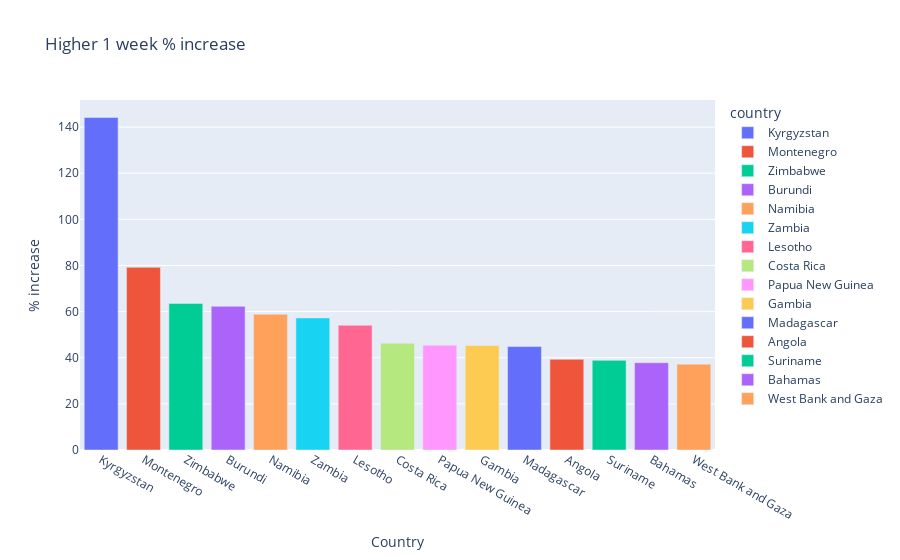

Notebook cell for this chart:
### Markdown cell above
* *Some countries may appear in the map separated by regions or provinces*

### Code cell
df_general_sorted = df_general.sort_values('1 week % increase', ascending=False)

fig = px.bar(df_general_sorted, x=df_general_sorted['country'][:15], y=df_general_sorted['1 week % increase'][:15], title='Higher 1 week % increase', color=df_general_sorted['country'][:15],
             labels={'x': 'Country', 'y': '% increase', 'color': 'country'})
fig.show()

### Figure 1 — Plotly figure (JSON) as saved in the notebook; plotly's stock layout.template omitted (floating-point values rounded to 4 significant figures)
{"data": [{"alignmentgroup": "True", "hovertemplate": "country=Kyrgyzstan<br>Country=%{x}<br>% increase=%{y}<extra></extra>", "legendgroup": "Kyrgyzstan", "marker": {"color": "#636efa"}, "name": "Kyrgyzstan", "offsetgroup": "Kyrgyzstan", "orientation": "v", "showlegend": true, "textposition": "auto", "type": "bar", "x": ["Kyrgyzstan"], "xaxis": "x", "y": [144.2], "yaxis": "y"}, {"alignmentgroup": "True", "hovertemplate": "country=Montenegro<br>Country=%{x}<br>% increase=%{y}<extra></extra>", "legendgroup": "Montenegro", "marker": {"color": "#EF553B"}, "name": "Montenegro", "offsetgroup": "Montenegro", "orientation": "v", "showlegend": true, "textposition": "auto", "type": "bar", "x": ["Montenegro"], "xaxis": "x", "y": [79.2], "yaxis": "y"}, {"alignmentgroup": "True", "hovertemplate": "country=Zimbabwe<br>Country=%{x}<br>% increase=%{y}<extra></extra>", "legendgroup": "Zimbabwe", "marker": {"color": "#00cc96"}, "name": "Zimbabwe", "offsetgroup": "Zimbabwe", "orientation": "v", "showlegend": true, "textposition": "auto", "type": "bar", "x": ["Zimbabwe"], "xaxis": "x", "y": [63.55], "yaxis": "y"}, {"alignmentgroup": "True", "hovertemplate": "country=Burundi<br>Country=%{x}<br>% increase=%{y}<extra></extra>", "legendgroup": "Burundi", "marker": {"color": "#ab63fa"}, "name": "Burundi", "offsetgroup": "Burundi", "orientation": "v", "showlegend": true, "textposition": "auto", "type": "bar", "x": ["Burundi"], "xaxis": "x", "y": [62.3], "yaxis": "y"}, {"alignmentgroup": "True", "hovertemplate": "country=Namibia<br>Country=%{x}<br>% increase=%{y}<extra></extra>", "legendgroup": "Namibia", "marker": {"color": "#FFA15A"}, "name": "Namibia", "offsetgroup": "Namibia", "orientation": "v", "showlegend": true, "textposition": "auto", "type": "bar", "x": ["Namibia"], "xaxis": "x", "y": [58.85], "yaxis": "y"}, {"alignmentgroup": "True", "hovertemplate": "country=Zambia<br>Country=%{x}<br>% increase=%{y}<extra></extra>", "legendgroup": "Zambia", "marker": {"color": "#19d3f3"}, "name": "Zambia", "offsetgroup": "Zambia", "orientation": "v", "showlegend": true, "textposition": "auto", "type": "bar", "x": ["Zambia"], "xaxis": "x", "y": [57.26], "yaxis": "y"}, {"alignmentgroup": "True", "hovertemplate": "country=Lesotho<br>Country=%{x}<br>% increase=%{y}<extra></extra>", "legendgroup": "Lesotho", "marker": {"color": "#FF6692"}, "name": "Lesotho", "offsetgroup": "Lesotho", "orientation": "v", "showlegend": true, "textposition": "auto", "type": "bar", "x": ["Lesotho"], "xaxis": "x", "y": [54.08], "yaxis": "y"}, {"alignmentgroup": "True", "hovertemplate": "country=Costa Rica<br>Country=%{x}<br>% increase=%{y}<extra></extra>", "legendgroup": "Costa Rica", "marker": {"color": "#B6E880"}, "name": "Costa Rica", "offsetgroup": "Costa Rica", "orientation": "v", "showlegend": true, "textposition": "auto", "type": "bar", "x": ["Costa Rica"], "xaxis": "x", "y": [46.31], "yaxis": "y"}, {"alignmentgroup": "True", "hovertemplate": "country=Papua New Guinea<br>Country=%{x}<br>% increase=%{y}<extra></extra>", "legendgroup": "Papua New Guinea", "marker": {"color": "#FF97FF"}, "name": "Papua New Guinea", "offsetgroup": "Papua New Guinea", "orientation": "v", "showlegend": true, "textposition": "auto", "type": "bar", "x": ["Papua New Guinea"], "xaxis": "x", "y": [45.45], "yaxis": "y"}, {"alignmentgroup": "True", "hovertemplate": "country=Gambia<br>Country=%{x}<br>% increase=%{y}<extra></extra>", "legendgroup": "Gambia", "marker": {"color": "#FECB52"}, "name": "Gambia", "offsetgroup": "Gambia", "orientation": "v", "showlegend": true, "textposition": "auto", "type": "bar", "x": ["Gambia"], "xaxis": "x", "y": [45.31], "yaxis": "y"}, {"alignmentgroup": "True", "hovertemplate": "country=Madagascar<br>Country=%{x}<br>% increase=%{y}<extra></extra>", "legendgroup": "Madagascar", "marker": {"color": "#636efa"}, "name": "Madagascar", "offsetgroup": "Madagascar", "orientation": "v", "showlegend": true, "textposition": "auto", "type": "bar", "x": ["Madagascar"], "xaxis": "x", "y": [44.83], "yaxis": "y"}, {"alignmentgroup": "True", "hovertemplate": "country=Angola<br>Country=%{x}<br>% increase=%{y}<extra></extra>", "legendgroup": "Angola", "marker": {"color": "#EF553B"}, "name": "Angola", "offsetgroup": "Angola", "orientation": "v", "showlegend": true, "textposition": "auto", "type": "bar", "x": ["Angola"], "xaxis": "x", "y": [39.33], "yaxis": "y"}, {"alignmentgroup": "True", "hovertemplate": "country=Suriname<br>Country=%{x}<br>% increase=%{y}<extra></extra>", "legendgroup": "Suriname", "marker": {"color": "#00cc96"}, "name": "Suriname", "offsetgroup": "Suriname", "orientation": "v", "showlegend": true, "textposition": "auto", "type": "bar", "x": ["Suriname"], "xaxis": "x", "y": [38.87], "yaxis": "y"}, {"alignmentgroup": "True", "hovertemplate": "country=Bahamas<br>Country=%{x}<br>% increase=%{y}<extra></extra>", "legendgroup": "Bahamas", "marker": {"color": "#ab63fa"}, "name": "Bahamas", "offsetgroup": "Bahamas", "orientation": "v", "showlegend": true, "textposition": "auto", "type": "bar", "x": ["Bahamas"], "xaxis": "x", "y": [37.84], "yaxis": "y"}, {"alignmentgroup": "True", "hovertemplate": "country=West Bank and Gaza<br>Country=%{x}<br>% increase=%{y}<extra></extra>", "legendgroup": "West Bank and Gaza", "marker": {"color": "#FFA15A"}, "name": "West Bank and Gaza", "offsetgroup": "West Bank and Gaza", "orientation": "v", "showlegend": true, "textposition": "auto", "type": "bar", "x": ["West Bank and Gaza"], "xaxis": "x", "y": [37.22], "yaxis": "y"}], "layout": {"barmode": "relative", "legend": {"title": {"text": "country"}, "tracegroupgap": 0}, "title": {"text": "Higher 1 week % increase"}, "xaxis": {"anchor": "y", "domain": [0, 1], "title": {"text": "Country"}}, "yaxis": {"anchor": "x", "domain": [0, 1], "title": {"text": "% increase"}}}}
